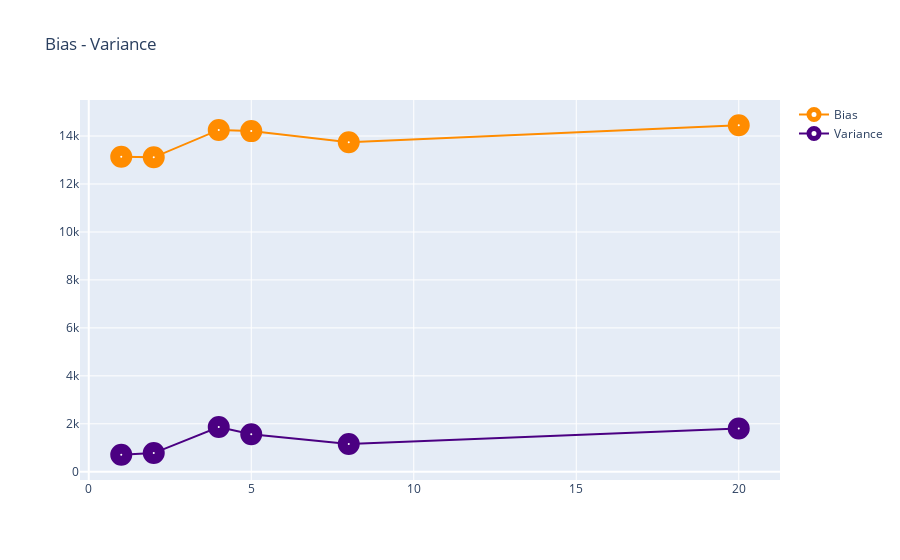

Notebook source saved alongside this figure:
### Markdown cell above
## 16.2. Potting Bias - Variance

### Code cell
layout = dict(title='Bias - Variance',)
fig = dict(data=[Bias, Variance], layout=layout)
iplot(fig)

### Figure 1 — Plotly figure (JSON) as saved in the notebook; plotly's stock layout.template omitted (floating-point values rounded to 4 significant figures)
{"data": [{"line": {"color": "darkorange"}, "marker": {"color": "white", "line": {"width": 12}, "size": 10}, "name": "Bias", "opacity": 1, "type": "scatter", "x": [1.0, 2.0, 4.0, 5.0, 8.0, 20.0], "y": [13140.0, 13110.0, 14250.0, 14210.0, 13740.0, 14450.0]}, {"line": {"color": "indigo"}, "marker": {"color": "white", "line": {"width": 12}, "size": 10}, "name": "Variance", "opacity": 1, "type": "scatter", "x": [1.0, 2.0, 4.0, 5.0, 8.0, 20.0], "y": [710.0, 780.0, 1865.0, 1564.0, 1161.0, 1801.0]}], "layout": {"title": {"text": "Bias - Variance"}}}
